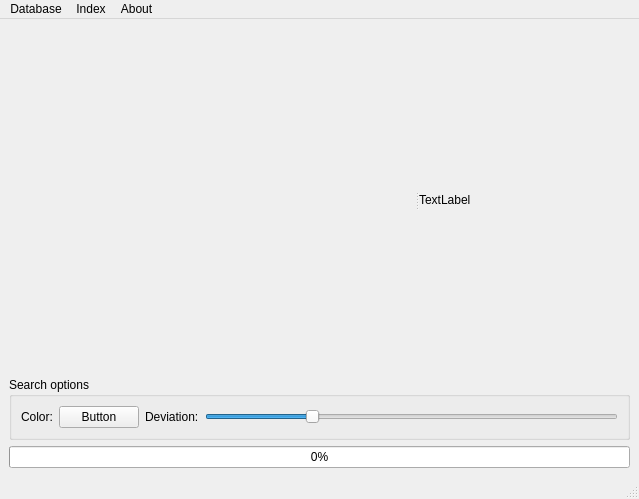
<?xml version="1.0" encoding="UTF-8"?>
<ui version="4.0">
 <class>MainWindow</class>
 <widget class="QMainWindow" name="MainWindow">
  <property name="geometry">
   <rect>
    <x>0</x>
    <y>0</y>
    <width>639</width>
    <height>499</height>
   </rect>
  </property>
  <property name="windowTitle">
   <string>Picture Search</string>
  </property>
  <widget class="QWidget" name="centralwidget">
   <layout class="QVBoxLayout" name="verticalLayout">
    <item>
     <widget class="QSplitter" name="splitter">
      <property name="orientation">
       <enum>Qt::Horizontal</enum>
      </property>
      <widget class="ImageView" name="previews" native="true">
       <property name="sizePolicy">
        <sizepolicy hsizetype="Expanding" vsizetype="Expanding">
         <horstretch>0</horstretch>
         <verstretch>0</verstretch>
        </sizepolicy>
       </property>
      </widget>
      <widget class="PixmapLabel" name="image">
       <property name="sizePolicy">
        <sizepolicy hsizetype="Expanding" vsizetype="Expanding">
         <horstretch>0</horstretch>
         <verstretch>0</verstretch>
        </sizepolicy>
       </property>
       <property name="minimumSize">
        <size>
         <width>0</width>
         <height>0</height>
        </size>
       </property>
       <property name="text">
        <string>TextLabel</string>
       </property>
      </widget>
     </widget>
    </item>
    <item>
     <widget class="QGroupBox" name="searchOptions">
      <property name="sizePolicy">
       <sizepolicy hsizetype="Preferred" vsizetype="Maximum">
        <horstretch>0</horstretch>
        <verstretch>0</verstretch>
       </sizepolicy>
      </property>
      <property name="title">
       <string>Search options</string>
      </property>
      <layout class="QHBoxLayout" name="horizontalLayout_2">
       <item>
        <widget class="QLabel" name="label">
         <property name="text">
          <string>Color:</string>
         </property>
        </widget>
       </item>
       <item>
        <widget class="ColorSelectPushButton" name="color">
         <property name="text">
          <string>Button</string>
         </property>
        </widget>
       </item>
       <item>
        <widget class="QLabel" name="label_2">
         <property name="text">
          <string>Deviation:</string>
         </property>
        </widget>
       </item>
       <item>
        <widget class="QSlider" name="deviation">
         <property name="maximum">
          <number>200</number>
         </property>
         <property name="value">
          <number>50</number>
         </property>
         <property name="orientation">
          <enum>Qt::Horizontal</enum>
         </property>
        </widget>
       </item>
      </layout>
     </widget>
    </item>
    <item>
     <widget class="QProgressBar" name="progress">
      <property name="maximum">
       <number>1000</number>
      </property>
      <property name="value">
       <number>0</number>
      </property>
     </widget>
    </item>
   </layout>
  </widget>
  <widget class="QMenuBar" name="menu">
   <property name="geometry">
    <rect>
     <x>0</x>
     <y>0</y>
     <width>639</width>
     <height>21</height>
    </rect>
   </property>
   <widget class="QMenu" name="menuFile">
    <property name="title">
     <string>Index</string>
    </property>
    <addaction name="selectDirectories"/>
   </widget>
   <widget class="QMenu" name="menuDatabase">
    <property name="title">
     <string>Database</string>
    </property>
    <addaction name="openDatabase"/>
   </widget>
   <widget class="QMenu" name="menuAbout">
    <property name="title">
     <string>About</string>
    </property>
    <addaction name="about"/>
   </widget>
   <addaction name="menuDatabase"/>
   <addaction name="menuFile"/>
   <addaction name="menuAbout"/>
  </widget>
  <widget class="QStatusBar" name="statusbar"/>
  <action name="selectDirectories">
   <property name="text">
    <string>Select Directories</string>
   </property>
  </action>
  <action name="createDatabase">
   <property name="text">
    <string>Create</string>
   </property>
  </action>
  <action name="openDatabase">
   <property name="text">
    <string>Open</string>
   </property>
  </action>
  <action name="about">
   <property name="text">
    <string>About Picture Search</string>
   </property>
  </action>
 </widget>
 <customwidgets>
  <customwidget>
   <class>ColorSelectPushButton</class>
   <extends>QPushButton</extends>
   <header>colorselectpushbutton.h</header>
  </customwidget>
  <customwidget>
   <class>PixmapLabel</class>
   <extends>QLabel</extends>
   <header>pixmaplabel.h</header>
  </customwidget>
  <customwidget>
   <class>ImageView</class>
   <extends>QWidget</extends>
   <header>imageview.h</header>
   <container>1</container>
  </customwidget>
 </customwidgets>
 <resources/>
 <connections/>
</ui>
